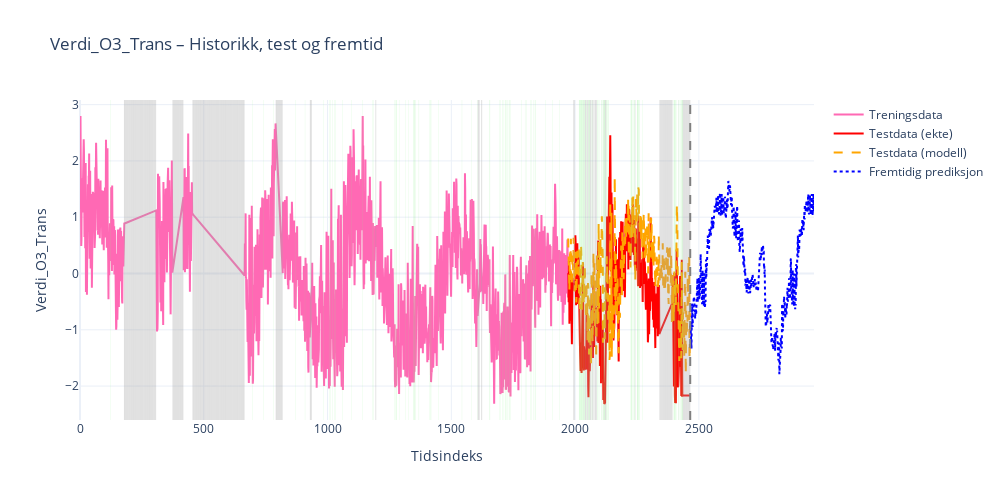
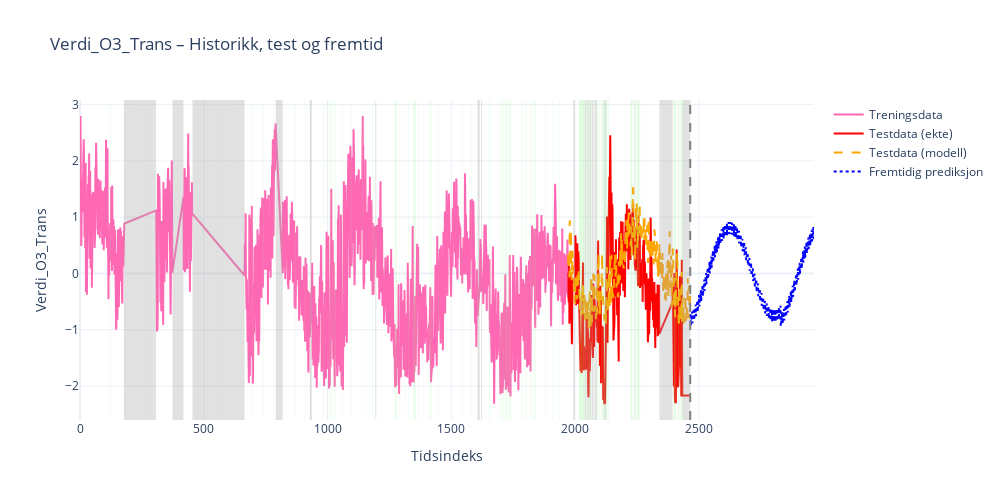

Notebook source saved alongside these figures, in order:
### Code cell
prediction_with_futurevalues(df=data, target_col="Verdi_O3_Trans", features=features, model_object=LGBMRegressor(), 
                                  num_days=500, coverage=data["Dekningsgrad_O3"])         
prediction_with_futurevalues(df=data, target_col="Verdi_O3_Trans", features=features, model_object=LinearRegression(), 
                                  num_days=500, coverage=data["Dekningsgrad_O3"])
